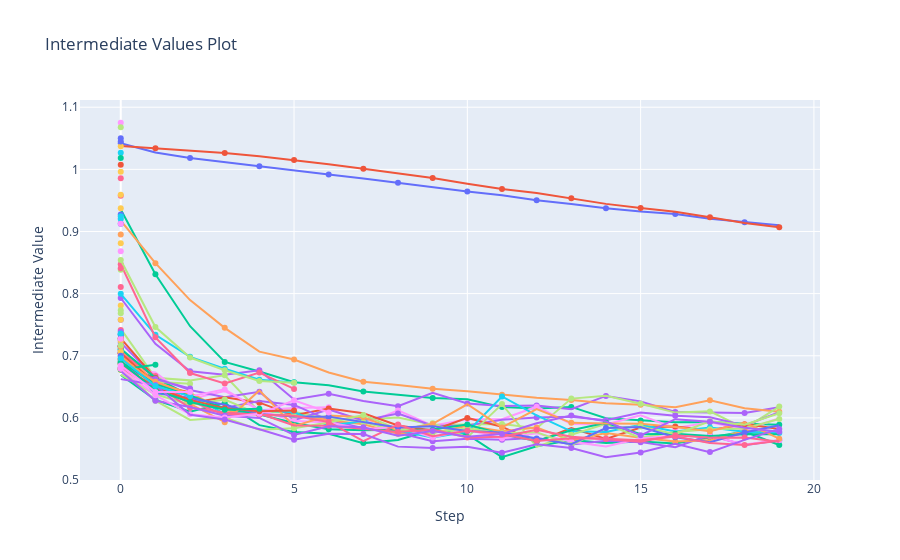

This figure's notebook cell:
### Code cell
optuna.visualization.plot_intermediate_values(study)

### Figure 1 — Plotly figure (JSON) as saved in the notebook; plotly's stock layout.template omitted (floating-point values rounded to 4 significant figures)
{"data": [{"marker": {"maxdisplayed": 10}, "mode": "lines+markers", "name": "Trial0", "type": "scatter", "x": [0, 1, 2, 3, 4, 5, 6, 7, 8, 9, 10, 11, 12, 13, 14, 15, 16, 17, 18, 19], "y": [1.042, 1.027, 1.018, 1.011, 1.005, 0.9985, 0.9918, 0.9854, 0.9784, 0.971, 0.9642, 0.9585, 0.9503, 0.9444, 0.9374, 0.9321, 0.9281, 0.9204, 0.9149, 0.9099]}, {"marker": {"maxdisplayed": 10}, "mode": "lines+markers", "name": "Trial1", "type": "scatter", "x": [0, 1, 2, 3, 4, 5, 6, 7, 8, 9, 10, 11, 12, 13, 14, 15, 16, 17, 18, 19], "y": [1.038, 1.034, 1.03, 1.026, 1.021, 1.015, 1.008, 1.001, 0.9932, 0.9862, 0.9767, 0.9682, 0.962, 0.9535, 0.9445, 0.9379, 0.9316, 0.923, 0.9138, 0.907]}, {"marker": {"maxdisplayed": 10}, "mode": "lines+markers", "name": "Trial2", "type": "scatter", "x": [0, 1, 2, 3, 4, 5, 6, 7, 8, 9, 10, 11, 12, 13, 14, 15, 16, 17, 18, 19], "y": [0.9353, 0.831, 0.7475, 0.6901, 0.6747, 0.6575, 0.6524, 0.6426, 0.6373, 0.632, 0.6301, 0.6173, 0.6153, 0.6177, 0.5995, 0.5957, 0.5931, 0.5935, 0.5904, 0.5891]}, {"marker": {"maxdisplayed": 10}, "mode": "lines+markers", "name": "Trial3", "type": "scatter", "x": [0, 1, 2, 3, 4, 5, 6, 7, 8, 9, 10, 11, 12, 13, 14, 15, 16, 17, 18, 19], "y": [0.793, 0.7193, 0.675, 0.6695, 0.6767, 0.6297, 0.639, 0.627, 0.6189, 0.6405, 0.6231, 0.6192, 0.6198, 0.6138, 0.6353, 0.6266, 0.6094, 0.6089, 0.6078, 0.6171]}, {"marker": {"maxdisplayed": 10}, "mode": "lines+markers", "name": "Trial4", "type": "scatter", "x": [0, 1, 2, 3, 4, 5, 6, 7, 8, 9, 10, 11, 12, 13, 14, 15, 16, 17, 18, 19], "y": [0.9175, 0.8491, 0.7896, 0.7449, 0.7065, 0.694, 0.673, 0.6583, 0.653, 0.647, 0.643, 0.6371, 0.6323, 0.6289, 0.6237, 0.6211, 0.6172, 0.6284, 0.6156, 0.61]}, {"marker": {"maxdisplayed": 10}, "mode": "lines+markers", "name": "Trial5", "type": "scatter", "x": [0], "y": [1.027]}, {"marker": {"maxdisplayed": 10}, "mode": "lines+markers", "name": "Trial6", "type": "scatter", "x": [0], "y": [0.9855]}, {"marker": {"maxdisplayed": 10}, "mode": "lines+markers", "name": "Trial7", "type": "scatter", "x": [0, 1, 2, 3, 4, 5, 6, 7, 8, 9, 10, 11, 12, 13, 14, 15, 16, 17, 18, 19], "y": [0.7432, 0.6646, 0.6604, 0.6687, 0.6096, 0.6099, 0.5977, 0.5972, 0.6008, 0.5891, 0.5893, 0.5901, 0.5833, 0.631, 0.6357, 0.6227, 0.6085, 0.6105, 0.5832, 0.6182]}, {"marker": {"maxdisplayed": 10}, "mode": "lines+markers", "name": "Trial8", "type": "scatter", "x": [0, 1, 2, 3, 4, 5, 6, 7, 8, 9, 10, 11, 12, 13, 14, 15, 16, 17, 18, 19], "y": [0.6783, 0.6733, 0.6302, 0.6433, 0.6121, 0.616, 0.6169, 0.5892, 0.612, 0.5875, 0.5977, 0.598, 0.618, 0.5902, 0.5892, 0.6043, 0.5833, 0.5932, 0.5806, 0.5993]}, {"marker": {"maxdisplayed": 10}, "mode": "lines+markers", "name": "Trial9", "type": "scatter", "x": [0], "y": [0.9373]}, {"marker": {"maxdisplayed": 10}, "mode": "lines+markers", "name": "Trial10", "type": "scatter", "x": [0], "y": [0.9275]}, {"marker": {"maxdisplayed": 10}, "mode": "lines+markers", "name": "Trial11", "type": "scatter", "x": [0], "y": [1.008]}, {"marker": {"maxdisplayed": 10}, "mode": "lines+markers", "name": "Trial12", "type": "scatter", "x": [0], "y": [1.018]}, {"marker": {"maxdisplayed": 10}, "mode": "lines+markers", "name": "Trial13", "type": "scatter", "x": [0, 1, 2, 3, 4, 5, 6, 7, 8, 9, 10, 11, 12, 13, 14, 15, 16, 17, 18, 19], "y": [0.7211, 0.6642, 0.6447, 0.6333, 0.6419, 0.5965, 0.6133, 0.5958, 0.6071, 0.5872, 0.5878, 0.5971, 0.6006, 0.6018, 0.5961, 0.6086, 0.6034, 0.6011, 0.5879, 0.609]}, {"marker": {"maxdisplayed": 10}, "mode": "lines+markers", "name": "Trial14", "type": "scatter", "x": [0], "y": [0.8953]}, {"marker": {"maxdisplayed": 10}, "mode": "lines+markers", "name": "Trial15", "type": "scatter", "x": [0, 1, 2, 3, 4, 5], "y": [0.7997, 0.7336, 0.6983, 0.679, 0.6614, 0.6568]}, {"marker": {"maxdisplayed": 10}, "mode": "lines+markers", "name": "Trial16", "type": "scatter", "x": [0, 1, 2, 3, 4, 5], "y": [0.8473, 0.7296, 0.6722, 0.6553, 0.673, 0.6466]}, {"marker": {"maxdisplayed": 10}, "mode": "lines+markers", "name": "Trial17", "type": "scatter", "x": [0, 1, 2, 3, 4, 5], "y": [0.8542, 0.7463, 0.6971, 0.6767, 0.6592, 0.6564]}, {"marker": {"maxdisplayed": 10}, "mode": "lines+markers", "name": "Trial18", "type": "scatter", "x": [0], "y": [0.9214]}, {"marker": {"maxdisplayed": 10}, "mode": "lines+markers", "name": "Trial19", "type": "scatter", "x": [0], "y": [1.037]}, {"marker": {"maxdisplayed": 10}, "mode": "lines+markers", "name": "Trial20", "type": "scatter", "x": [0], "y": [1.045]}, {"marker": {"maxdisplayed": 10}, "mode": "lines+markers", "name": "Trial21", "type": "scatter", "x": [0, 1, 2, 3, 4, 5, 6, 7, 8, 9, 10, 11, 12, 13, 14, 15, 16, 17, 18, 19], "y": [0.7279, 0.6638, 0.6238, 0.6332, 0.6245, 0.6041, 0.6151, 0.6074, 0.5877, 0.5798, 0.6, 0.5855, 0.5619, 0.5836, 0.5662, 0.5846, 0.5863, 0.5801, 0.59, 0.5821]}, {"marker": {"maxdisplayed": 10}, "mode": "lines+markers", "name": "Trial22", "type": "scatter", "x": [0, 1, 2, 3, 4, 5, 6, 7, 8, 9, 10, 11, 12, 13, 14, 15, 16, 17, 18, 19], "y": [0.6693, 0.629, 0.6099, 0.624, 0.5883, 0.5774, 0.5745, 0.5594, 0.5645, 0.581, 0.5733, 0.5367, 0.5544, 0.5645, 0.5598, 0.5618, 0.5587, 0.5686, 0.5779, 0.5563]}, {"marker": {"maxdisplayed": 10}, "mode": "lines+markers", "name": "Trial23", "type": "scatter", "x": [0, 1, 2, 3, 4, 5, 6, 7, 8, 9, 10, 11, 12, 13, 14, 15, 16, 17, 18, 19], "y": [0.7065, 0.6494, 0.6298, 0.6158, 0.6273, 0.6209, 0.5965, 0.5832, 0.5761, 0.5623, 0.5663, 0.5647, 0.5679, 0.557, 0.5631, 0.561, 0.5526, 0.5722, 0.5561, 0.564]}, {"marker": {"maxdisplayed": 10}, "mode": "lines+markers", "name": "Trial24", "type": "scatter", "x": [0, 1, 2, 3, 4, 5, 6, 7, 8, 9, 10, 11, 12, 13, 14, 15, 16, 17, 18, 19], "y": [0.6877, 0.6444, 0.6402, 0.612, 0.6053, 0.6051, 0.5961, 0.5898, 0.5743, 0.5756, 0.5872, 0.5785, 0.5847, 0.5638, 0.5757, 0.568, 0.562, 0.5638, 0.5797, 0.5741]}, {"marker": {"maxdisplayed": 10}, "mode": "lines+markers", "name": "Trial25", "type": "scatter", "x": [0, 1, 2, 3, 4, 5, 6, 7, 8, 9, 10, 11, 12, 13, 14, 15, 16, 17, 18, 19], "y": [0.6991, 0.6495, 0.6366, 0.6063, 0.6118, 0.6091, 0.5879, 0.5945, 0.5793, 0.5686, 0.5774, 0.6345, 0.604, 0.5783, 0.5774, 0.5889, 0.5781, 0.5845, 0.5777, 0.5757]}, {"marker": {"maxdisplayed": 10}, "mode": "lines+markers", "name": "Trial26", "type": "scatter", "x": [0], "y": [0.7414]}, {"marker": {"maxdisplayed": 10}, "mode": "lines+markers", "name": "Trial27", "type": "scatter", "x": [0, 1, 2, 3, 4, 5, 6, 7, 8, 9, 10, 11, 12, 13, 14, 15, 16, 17, 18, 19], "y": [0.6696, 0.638, 0.6211, 0.6295, 0.6058, 0.6024, 0.6017, 0.5928, 0.5793, 0.5914, 0.5687, 0.6222, 0.5535, 0.5728, 0.5906, 0.5678, 0.5772, 0.5817, 0.5828, 0.5983]}, {"marker": {"maxdisplayed": 10}, "mode": "lines+markers", "name": "Trial28", "type": "scatter", "x": [0, 1, 2, 3, 4, 5, 6, 7, 8, 9, 10, 11, 12, 13, 14, 15, 16, 17, 18, 19], "y": [0.6966, 0.6627, 0.6344, 0.6459, 0.6127, 0.5948, 0.5928, 0.5819, 0.5856, 0.5683, 0.5814, 0.5667, 0.5754, 0.5617, 0.5539, 0.5667, 0.5715, 0.5707, 0.5571, 0.5643]}, {"marker": {"maxdisplayed": 10}, "mode": "lines+markers", "name": "Trial29", "type": "scatter", "x": [0], "y": [0.8809]}, {"marker": {"maxdisplayed": 10}, "mode": "lines+markers", "name": "Trial30", "type": "scatter", "x": [0], "y": [0.7253]}, {"marker": {"maxdisplayed": 10}, "mode": "lines+markers", "name": "Trial31", "type": "scatter", "x": [0, 1], "y": [0.7091, 0.6646]}, {"marker": {"maxdisplayed": 10}, "mode": "lines+markers", "name": "Trial32", "type": "scatter", "x": [0, 1, 2, 3, 4, 5, 6, 7, 8, 9, 10, 11, 12, 13, 14, 15, 16, 17, 18, 19], "y": [0.6878, 0.6641, 0.636, 0.6154, 0.6053, 0.5918, 0.5818, 0.58, 0.5811, 0.5812, 0.5894, 0.5735, 0.5629, 0.58, 0.5921, 0.5737, 0.5743, 0.571, 0.5738, 0.5738]}, {"marker": {"maxdisplayed": 10}, "mode": "lines+markers", "name": "Trial33", "type": "scatter", "x": [0], "y": [0.7151]}, {"marker": {"maxdisplayed": 10}, "mode": "lines+markers", "name": "Trial34", "type": "scatter", "x": [0, 1, 2], "y": [0.708, 0.657, 0.6385]}, {"marker": {"maxdisplayed": 10}, "mode": "lines+markers", "name": "Trial35", "type": "scatter", "x": [0], "y": [0.9202]}, {"marker": {"maxdisplayed": 10}, "mode": "lines+markers", "name": "Trial36", "type": "scatter", "x": [0], "y": [0.8106]}, {"marker": {"maxdisplayed": 10}, "mode": "lines+markers", "name": "Trial37", "type": "scatter", "x": [0, 1, 2], "y": [0.6944, 0.6582, 0.6548]}, {"marker": {"maxdisplayed": 10}, "mode": "lines+markers", "name": "Trial38", "type": "scatter", "x": [0], "y": [1.075]}, {"marker": {"maxdisplayed": 10}, "mode": "lines+markers", "name": "Trial39", "type": "scatter", "x": [0], "y": [0.9963]}, {"marker": {"maxdisplayed": 10}, "mode": "lines+markers", "name": "Trial40", "type": "scatter", "x": [0], "y": [0.9124]}, {"marker": {"maxdisplayed": 10}, "mode": "lines+markers", "name": "Trial41", "type": "scatter", "x": [0], "y": [0.7281]}, {"marker": {"maxdisplayed": 10}, "mode": "lines+markers", "name": "Trial42", "type": "scatter", "x": [0], "y": [0.7344]}, {"marker": {"maxdisplayed": 10}, "mode": "lines+markers", "name": "Trial43", "type": "scatter", "x": [0], "y": [0.7579]}, {"marker": {"maxdisplayed": 10}, "mode": "lines+markers", "name": "Trial44", "type": "scatter", "x": [0, 1, 2], "y": [0.6896, 0.6531, 0.6413]}, {"marker": {"maxdisplayed": 10}, "mode": "lines+markers", "name": "Trial45", "type": "scatter", "x": [0], "y": [0.735]}, {"marker": {"maxdisplayed": 10}, "mode": "lines+markers", "name": "Trial46", "type": "scatter", "x": [0, 1], "y": [0.7039, 0.6673]}, {"marker": {"maxdisplayed": 10}, "mode": "lines+markers", "name": "Trial47", "type": "scatter", "x": [0], "y": [0.8386]}, {"marker": {"maxdisplayed": 10}, "mode": "lines+markers", "name": "Trial48", "type": "scatter", "x": [0], "y": [0.8683]}, {"marker": {"maxdisplayed": 10}, "mode": "lines+markers", "name": "Trial49", "type": "scatter", "x": [0], "y": [0.7238]}, {"marker": {"maxdisplayed": 10}, "mode": "lines+markers", "name": "Trial50", "type": "scatter", "x": [0], "y": [0.734]}, {"marker": {"maxdisplayed": 10}, "mode": "lines+markers", "name": "Trial51", "type": "scatter", "x": [0, 1, 2], "y": [0.7042, 0.655, 0.64]}, {"marker": {"maxdisplayed": 10}, "mode": "lines+markers", "name": "Trial52", "type": "scatter", "x": [0, 1], "y": [0.7113, 0.6644]}, {"marker": {"maxdisplayed": 10}, "mode": "lines+markers", "name": "Trial53", "type": "scatter", "x": [0], "y": [0.7386]}, {"marker": {"maxdisplayed": 10}, "mode": "lines+markers", "name": "Trial54", "type": "scatter", "x": [0, 1, 2, 3, 4, 5, 6, 7, 8, 9, 10, 11, 12, 13, 14, 15, 16, 17, 18, 19], "y": [0.6986, 0.6546, 0.6224, 0.5931, 0.6441, 0.5868, 0.6039, 0.6008, 0.5797, 0.5903, 0.6219, 0.5846, 0.6142, 0.592, 0.5908, 0.5905, 0.5854, 0.5786, 0.5925, 0.5666]}, {"marker": {"maxdisplayed": 10}, "mode": "lines+markers", "name": "Trial55", "type": "scatter", "x": [0], "y": [0.7148]}, {"marker": {"maxdisplayed": 10}, "mode": "lines+markers", "name": "Trial56", "type": "scatter", "x": [0], "y": [0.8409]}, {"marker": {"maxdisplayed": 10}, "mode": "lines+markers", "name": "Trial57", "type": "scatter", "x": [0, 1, 2, 3, 4, 5, 6, 7, 8, 9, 10, 11, 12, 13, 14, 15, 16, 17, 18, 19], "y": [0.6801, 0.6276, 0.5967, 0.6008, 0.5808, 0.5832, 0.5927, 0.6048, 0.5819, 0.5762, 0.5834, 0.5753, 0.5771, 0.5563, 0.5835, 0.5862, 0.5736, 0.5945, 0.5889, 0.6076]}, {"marker": {"maxdisplayed": 10}, "mode": "lines+markers", "name": "Trial58", "type": "scatter", "x": [0], "y": [0.9124]}, {"marker": {"maxdisplayed": 10}, "mode": "lines+markers", "name": "Trial59", "type": "scatter", "x": [0, 1, 2], "y": [0.677, 0.6503, 0.6399]}, {"marker": {"maxdisplayed": 10}, "mode": "lines+markers", "name": "Trial60", "type": "scatter", "x": [0, 1, 2, 3, 4, 5, 6, 7, 8, 9, 10, 11, 12, 13, 14, 15, 16, 17, 18, 19], "y": [0.6933, 0.64, 0.6319, 0.6213, 0.6061, 0.6024, 0.602, 0.5938, 0.5846, 0.5866, 0.5787, 0.5764, 0.567, 0.5575, 0.5837, 0.5854, 0.5687, 0.561, 0.5765, 0.5883]}, {"marker": {"maxdisplayed": 10}, "mode": "lines+markers", "name": "Trial61", "type": "scatter", "x": [0], "y": [0.7039]}, {"marker": {"maxdisplayed": 10}, "mode": "lines+markers", "name": "Trial62", "type": "scatter", "x": [0, 1], "y": [0.6778, 0.6855]}, {"marker": {"maxdisplayed": 10}, "mode": "lines+markers", "name": "Trial63", "type": "scatter", "x": [0], "y": [0.7162]}, {"marker": {"maxdisplayed": 10}, "mode": "lines+markers", "name": "Trial64", "type": "scatter", "x": [0], "y": [0.6991]}, {"marker": {"maxdisplayed": 10}, "mode": "lines+markers", "name": "Trial65", "type": "scatter", "x": [0], "y": [0.9245]}, {"marker": {"maxdisplayed": 10}, "mode": "lines+markers", "name": "Trial66", "type": "scatter", "x": [0, 1, 2, 3, 4, 5, 6, 7, 8, 9, 10, 11, 12, 13, 14, 15, 16, 17, 18, 19], "y": [0.6956, 0.6522, 0.6163, 0.6088, 0.605, 0.6035, 0.5934, 0.5626, 0.5893, 0.5704, 0.5795, 0.5742, 0.5626, 0.5672, 0.5663, 0.564, 0.5701, 0.5595, 0.5564, 0.5631]}, {"marker": {"maxdisplayed": 10}, "mode": "lines+markers", "name": "Trial67", "type": "scatter", "x": [0], "y": [1.068]}, {"marker": {"maxdisplayed": 10}, "mode": "lines+markers", "name": "Trial68", "type": "scatter", "x": [0], "y": [0.7273]}, {"marker": {"maxdisplayed": 10}, "mode": "lines+markers", "name": "Trial69", "type": "scatter", "x": [0], "y": [0.7807]}, {"marker": {"maxdisplayed": 10}, "mode": "lines+markers", "name": "Trial70", "type": "scatter", "x": [0], "y": [0.7056]}, {"marker": {"maxdisplayed": 10}, "mode": "lines+markers", "name": "Trial71", "type": "scatter", "x": [0, 1], "y": [0.6794, 0.664]}, {"marker": {"maxdisplayed": 10}, "mode": "lines+markers", "name": "Trial72", "type": "scatter", "x": [0], "y": [0.7156]}, {"marker": {"maxdisplayed": 10}, "mode": "lines+markers", "name": "Trial73", "type": "scatter", "x": [0, 1, 2], "y": [0.6814, 0.6624, 0.6474]}, {"marker": {"maxdisplayed": 10}, "mode": "lines+markers", "name": "Trial74", "type": "scatter", "x": [0], "y": [0.7152]}, {"marker": {"maxdisplayed": 10}, "mode": "lines+markers", "name": "Trial75", "type": "scatter", "x": [0], "y": [0.7103]}, {"marker": {"maxdisplayed": 10}, "mode": "lines+markers", "name": "Trial76", "type": "scatter", "x": [0, 1, 2, 3, 4, 5, 6, 7, 8, 9, 10, 11, 12, 13, 14, 15, 16, 17, 18, 19], "y": [0.6793, 0.6521, 0.6276, 0.6048, 0.6069, 0.5877, 0.5873, 0.5823, 0.5772, 0.5814, 0.5683, 0.5697, 0.5809, 0.5698, 0.5662, 0.5618, 0.572, 0.5679, 0.5683, 0.5616]}, {"marker": {"maxdisplayed": 10}, "mode": "lines+markers", "name": "Trial77", "type": "scatter", "x": [0], "y": [0.7733]}, {"marker": {"maxdisplayed": 10}, "mode": "lines+markers", "name": "Trial78", "type": "scatter", "x": [0], "y": [0.6992]}, {"marker": {"maxdisplayed": 10}, "mode": "lines+markers", "name": "Trial79", "type": "scatter", "x": [0], "y": [0.7581]}, {"marker": {"maxdisplayed": 10}, "mode": "lines+markers", "name": "Trial80", "type": "scatter", "x": [0], "y": [1.05]}, {"marker": {"maxdisplayed": 10}, "mode": "lines+markers", "name": "Trial81", "type": "scatter", "x": [0], "y": [0.7151]}, {"marker": {"maxdisplayed": 10}, "mode": "lines+markers", "name": "Trial82", "type": "scatter", "x": [0, 1, 2], "y": [0.6907, 0.6543, 0.637]}, {"marker": {"maxdisplayed": 10}, "mode": "lines+markers", "name": "Trial83", "type": "scatter", "x": [0, 1, 2, 3, 4, 5, 6, 7, 8, 9, 10, 11, 12, 13, 14, 15, 16, 17, 18, 19], "y": [0.6755, 0.6275, 0.6174, 0.6033, 0.5999, 0.5724, 0.5866, 0.5851, 0.5711, 0.579, 0.5695, 0.5741, 0.5914, 0.6039, 0.5944, 0.5719, 0.5979, 0.5939, 0.5841, 0.5777]}, {"marker": {"maxdisplayed": 10}, "mode": "lines+markers", "name": "Trial84", "type": "scatter", "x": [0, 1, 2], "y": [0.6945, 0.6581, 0.6383]}, {"marker": {"maxdisplayed": 10}, "mode": "lines+markers", "name": "Trial85", "type": "scatter", "x": [0], "y": [0.7359]}, {"marker": {"maxdisplayed": 10}, "mode": "lines+markers", "name": "Trial86", "type": "scatter", "x": [0], "y": [0.7149]}, {"marker": {"maxdisplayed": 10}, "mode": "lines+markers", "name": "Trial87", "type": "scatter", "x": [0], "y": [0.7683]}, {"marker": {"maxdisplayed": 10}, "mode": "lines+markers", "name": "Trial88", "type": "scatter", "x": [0, 1, 2, 3, 4, 5, 6], "y": [0.679, 0.6366, 0.6058, 0.6008, 0.6065, 0.6283, 0.6086]}, {"marker": {"maxdisplayed": 10}, "mode": "lines+markers", "name": "Trial89", "type": "scatter", "x": [0], "y": [0.7066]}, {"marker": {"maxdisplayed": 10}, "mode": "lines+markers", "name": "Trial90", "type": "scatter", "x": [0], "y": [0.6999]}, {"marker": {"maxdisplayed": 10}, "mode": "lines+markers", "name": "Trial91", "type": "scatter", "x": [0, 1, 2, 3, 4, 5], "y": [0.6863, 0.6482, 0.6289, 0.6153, 0.6107, 0.6119]}, {"marker": {"maxdisplayed": 10}, "mode": "lines+markers", "name": "Trial92", "type": "scatter", "x": [0, 1, 2, 3, 4], "y": [0.6892, 0.6448, 0.6255, 0.6132, 0.6148]}, {"marker": {"maxdisplayed": 10}, "mode": "lines+markers", "name": "Trial93", "type": "scatter", "x": [0, 1, 2, 3, 4, 5, 6, 7, 8, 9, 10, 11, 12, 13, 14, 15, 16, 17, 18, 19], "y": [0.6624, 0.6528, 0.6049, 0.5974, 0.5818, 0.565, 0.5743, 0.5741, 0.5537, 0.5516, 0.5535, 0.544, 0.5576, 0.5516, 0.5366, 0.5443, 0.5584, 0.5449, 0.5645, 0.5823]}, {"marker": {"maxdisplayed": 10}, "mode": "lines+markers", "name": "Trial94", "type": "scatter", "x": [0], "y": [0.7147]}, {"marker": {"maxdisplayed": 10}, "mode": "lines+markers", "name": "Trial95", "type": "scatter", "x": [0, 1, 2], "y": [0.6961, 0.6513, 0.6347]}, {"marker": {"maxdisplayed": 10}, "mode": "lines+markers", "name": "Trial96", "type": "scatter", "x": [0], "y": [0.9575]}, {"marker": {"maxdisplayed": 10}, "mode": "lines+markers", "name": "Trial97", "type": "scatter", "x": [0], "y": [0.7166]}, {"marker": {"maxdisplayed": 10}, "mode": "lines+markers", "name": "Trial98", "type": "scatter", "x": [0, 1, 2], "y": [0.6842, 0.6418, 0.6418]}, {"marker": {"maxdisplayed": 10}, "mode": "lines+markers", "name": "Trial99", "type": "scatter", "x": [0], "y": [0.9589]}], "layout": {"showlegend": false, "title": {"text": "Intermediate Values Plot"}, "xaxis": {"title": {"text": "Step"}}, "yaxis": {"title": {"text": "Intermediate Value"}}}}
